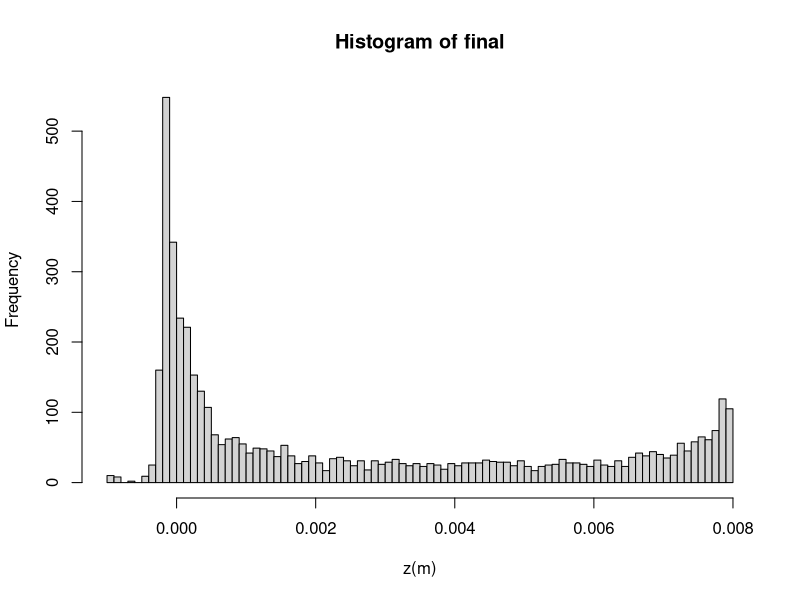

Recreate this plot in R.
sc <- read.csv("spaceCharge.csv", header=TRUE, colClasses = c("numeric","numeric","numeric"))
colnames(sc) <- c("z","vz","vp")

final <- sc[sc$z>-1e-3,1]
hist(final, breaks=100, xlab="z(m)" )
